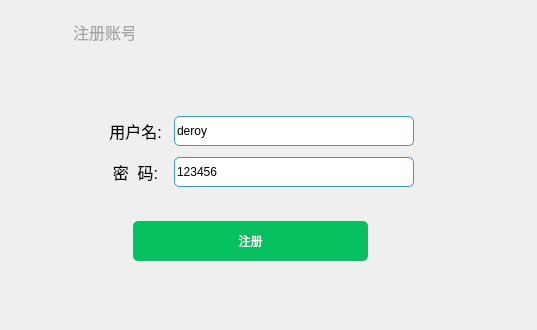
<?xml version="1.0" encoding="UTF-8"?>
<ui version="4.0">
 <class>RegistDlg</class>
 <widget class="QDialog" name="RegistDlg">
  <property name="geometry">
   <rect>
    <x>0</x>
    <y>0</y>
    <width>537</width>
    <height>330</height>
   </rect>
  </property>
  <property name="minimumSize">
   <size>
    <width>430</width>
    <height>330</height>
   </size>
  </property>
  <property name="maximumSize">
   <size>
    <width>16777215</width>
    <height>16777215</height>
   </size>
  </property>
  <property name="windowTitle">
   <string>Dialog</string>
  </property>
  <layout class="QGridLayout" name="gridLayout_2">
   <item row="0" column="0">
    <widget class="QWidget" name="centerWidget" native="true">
     <property name="minimumSize">
      <size>
       <width>430</width>
       <height>330</height>
      </size>
     </property>
     <property name="maximumSize">
      <size>
       <width>430</width>
       <height>330</height>
      </size>
     </property>
     <property name="styleSheet">
      <string notr="true">QPushButton {
	border: none; /* no border for a flat push button */
	image: url(:/src/close.png); /* 最小化 */
	min-width: 34px;
	max-width: 34px;
	min-height: 40px;
	max-height: 40px;
}
QPushButton::hover {
	background-color: #f57575; 
}</string>
     </property>
     <widget class="QLabel" name="label_5">
      <property name="geometry">
       <rect>
        <x>20</x>
        <y>10</y>
        <width>61</width>
        <height>21</height>
       </rect>
      </property>
      <property name="font">
       <font>
        <family>Consolas</family>
        <pointsize>12</pointsize>
       </font>
      </property>
      <property name="styleSheet">
       <string notr="true">color: rgb(166,166,166);</string>
      </property>
      <property name="text">
       <string>注册账号</string>
      </property>
     </widget>
     <widget class="QWidget" name="layoutWidget">
      <property name="geometry">
       <rect>
        <x>350</x>
        <y>0</y>
        <width>78</width>
        <height>42</height>
       </rect>
      </property>
      <layout class="QGridLayout" name="gridLayout">
       <item row="0" column="0">
        <widget class="QPushButton" name="pushBtn_hide">
         <property name="styleSheet">
          <string notr="true">QPushButton {
	border: none; /* no border for a flat push button */
	image: url(:/src/min.png); /* 最小化 */
	min-width: 34px;
	max-width: 34px;
	min-height: 40px;
	max-height: 40px;
}
QPushButton::hover {
	background-color: rgba(166,166,166, 50); 
}</string>
         </property>
         <property name="text">
          <string/>
         </property>
        </widget>
       </item>
       <item row="0" column="1">
        <widget class="QPushButton" name="pushBtn_close">
         <property name="styleSheet">
          <string notr="true"/>
         </property>
         <property name="text">
          <string/>
         </property>
        </widget>
       </item>
      </layout>
     </widget>
     <widget class="QWidget" name="layoutWidget">
      <property name="geometry">
       <rect>
        <x>50</x>
        <y>100</y>
        <width>311</width>
        <height>81</height>
       </rect>
      </property>
      <layout class="QGridLayout" name="gridLayout_3">
       <item row="0" column="0">
        <widget class="QLabel" name="label_4">
         <property name="font">
          <font>
           <pointsize>12</pointsize>
          </font>
         </property>
         <property name="layoutDirection">
          <enum>Qt::LeftToRight</enum>
         </property>
         <property name="text">
          <string>用户名:</string>
         </property>
         <property name="alignment">
          <set>Qt::AlignCenter</set>
         </property>
        </widget>
       </item>
       <item row="0" column="1">
        <widget class="QLineEdit" name="lineEdit_username">
         <property name="minimumSize">
          <size>
           <width>240</width>
           <height>22</height>
          </size>
         </property>
         <property name="maximumSize">
          <size>
           <width>240</width>
           <height>30</height>
          </size>
         </property>
         <property name="styleSheet">
          <string notr="true">QLineEdit{
	color: rgb(0, 0, 0);
	border-style: none;
	border-radius: 5px;	
	border-right:1px solid #3498db;
	border-top:1px solid #3498db;
	border-left:1px solid #3498db;
	border-bottom:1px solid #3498db;
	min-height: 20px;
}
QLineEdit:focus {
    border: 2px solid #3498db;
}</string>
         </property>
         <property name="text">
          <string>deroy</string>
         </property>
        </widget>
       </item>
       <item row="1" column="0">
        <widget class="QLabel" name="label_3">
         <property name="font">
          <font>
           <pointsize>12</pointsize>
          </font>
         </property>
         <property name="text">
          <string>密  码:</string>
         </property>
         <property name="alignment">
          <set>Qt::AlignCenter</set>
         </property>
        </widget>
       </item>
       <item row="1" column="1">
        <widget class="QLineEdit" name="lineEdit_password">
         <property name="minimumSize">
          <size>
           <width>240</width>
           <height>22</height>
          </size>
         </property>
         <property name="maximumSize">
          <size>
           <width>240</width>
           <height>30</height>
          </size>
         </property>
         <property name="styleSheet">
          <string notr="true">QLineEdit{
	color: rgb(0, 0, 0);
	border-style: none;
	border-radius: 5px;	
	border-right:1px solid #3498db;
	border-top:1px solid #3498db;
	border-left:1px solid #3498db;
	border-bottom:1px solid #3498db;
	min-height: 20px;
}
QLineEdit:focus {
    border: 2px solid #3498db;
}</string>
         </property>
         <property name="text">
          <string>123456</string>
         </property>
        </widget>
       </item>
      </layout>
     </widget>
     <widget class="QPushButton" name="pushBtn_regist">
      <property name="geometry">
       <rect>
        <x>80</x>
        <y>210</y>
        <width>235</width>
        <height>40</height>
       </rect>
      </property>
      <property name="minimumSize">
       <size>
        <width>235</width>
        <height>40</height>
       </size>
      </property>
      <property name="maximumSize">
       <size>
        <width>34</width>
        <height>40</height>
       </size>
      </property>
      <property name="styleSheet">
       <string notr="true">QPushButton{
	
	color: rgb(255, 255, 255);
	border-style: solid;
	border-radius: 5px;	
	background-color: rgb(7,193,96);
}

QPushButton:hover{
	background-color: rgb(56,205,127);
}

QPushButton:pressed {
	background-color: rgb(7,193,96);
}</string>
      </property>
      <property name="text">
       <string>注册</string>
      </property>
     </widget>
    </widget>
   </item>
  </layout>
 </widget>
 <resources/>
 <connections/>
</ui>
